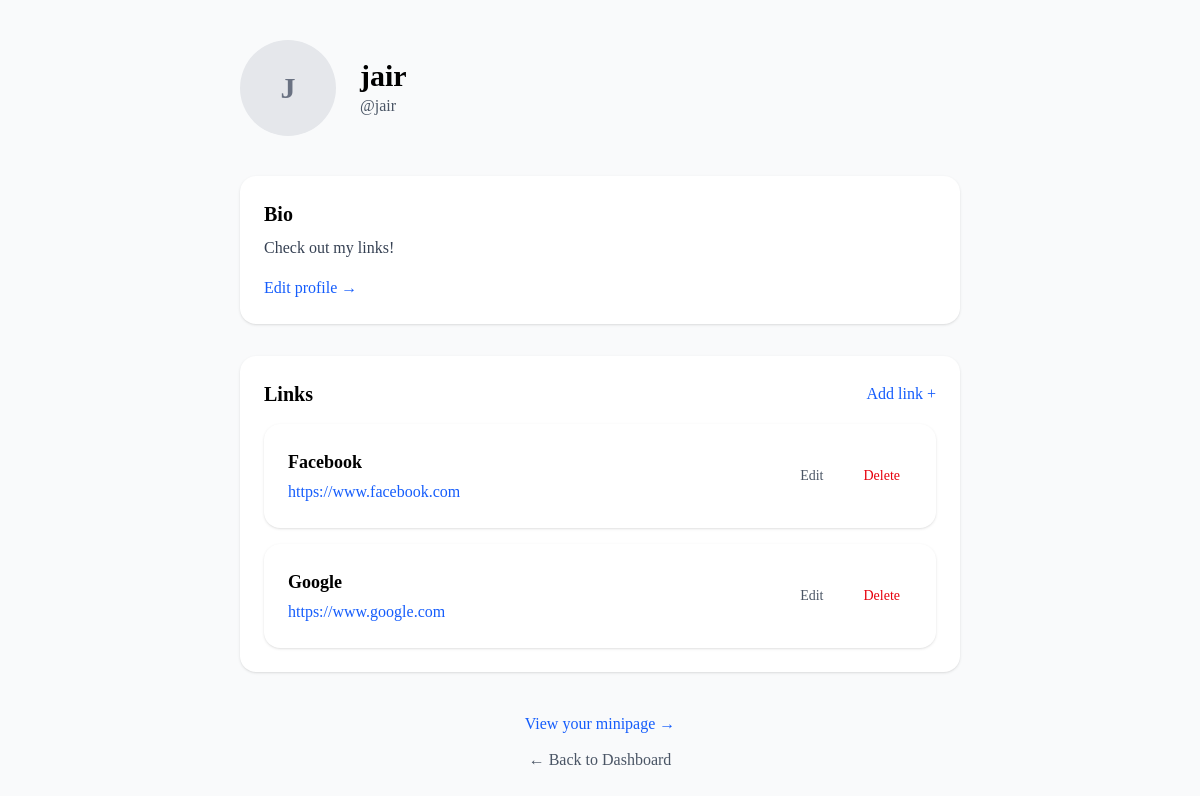
Screenshot of /profile/3 (signed in) with the database file from the repository.
### profiles/models.py (models this page shows)
class Profile(models.Model):
    user = models.OneToOneField(User, on_delete=models.CASCADE, related_name='profile')
    profile_name = models.CharField(max_length=100)
    bio = models.TextField()

class Link(models.Model):
    profile = models.ForeignKey(Profile, on_delete=models.CASCADE, related_name='links')
    title = models.CharField(max_length=100)
    url = models.URLField()

### profiles/views.py (the view)
# urls.py: path('<int:profile_id>', views.profile_detail, name='profile_detail'),
@login_required
def profile_detail(request, profile_id):
    profile = get_object_or_404(Profile, pk=profile_id)
    links = profile.links.all()
    if profile.user == request.user:
        return render(request, 'profiles/profile_detail.html',
                      {'profile': profile, 'links': links})
    else:
        messages.warning(request, "You are not allowed to see this page.")
        return redirect('core:home')

### profiles/templates/profiles/profile_detail.html (shortened to what this page needs)
{% extends 'core/base.html' %}
{% block content %}
<div class="max-w-3xl mx-auto px-6">
    <div class="flex items-center gap-6 mb-10">
        <div class="w-24 h-24 bg-gray-200 rounded-full flex items-center justify-center text-3xl font-semibold text-gray-500">
            {{ profile.profile_name|first|upper }}
        </div>
        <div>
            <h1 class="text-3xl font-bold">{{ profile.profile_name }}</h1>
            <p class="text-gray-600">@{{ profile.user.username }}</p>
        </div>
    </div>
    <div class="bg-white p-6 rounded-2xl shadow mb-8">
        <h2 class="text-xl font-semibold mb-2">Bio</h2>
        <p class="text-gray-700">{{ profile.bio|default:"No bio added yet." }}</p>
        <a href="{% url 'profiles:edit_profile' profile.id %}"
           class="inline-block mt-4 text-blue-600 hover:underline font-medium">
            Edit profile →
        </a>
    </div>
    <div class="bg-white p-6 rounded-2xl shadow mb-8">
        <div class="flex items-center justify-between mb-4">
            <h2 class="text-xl font-semibold">Links</h2>
            <a href="{% url 'profiles:add_link' profile.id %}"
               class="text-blue-600 hover:underline font-medium">
                Add link +
            </a>
        </div>
    {% if links %}
        <ul class="space-y-4">
            {% for link in links %}
                <li class="bg-white p-6 rounded-2xl shadow hover:shadow-lg transition flex justify-between items-center">
                    <div>
                        <p class="text-lg font-semibold mb-1">{{ link.title }}</p>
                        <a href="{{ link.url }}" target="_blank" class="text-blue-600 hover:underline">
                            {{ link.url }}
                        </a>
                    </div>
                    <div class="flex space-x-4">
                        <a href="{% url 'profiles:edit_link' profile.id link.id %}"
                           class="px-3 py-1 text-sm text-gray-600 hover:text-gray-800 font-medium rounded-lg transition">
                            Edit
                        </a>
                        <form action="{% url 'profiles:delete_link' profile.id link.id %}" method="post" onsubmit="return confirm('Are you sure you want to delete this link?');">
                            <button type="submit"
                                    class="px-3 py-1 text-sm text-red-600 hover:text-red-800 font-medium rounded-lg transition">
                                Delete
                            </button>
                        </form>
                    </div>
                </li>
        {% endfor %}
        </ul>
        {% else %}
            <p class="text-gray-600">No links added yet.</p>
    {% endif %}
    </div>
<div class="flex flex-col items-center gap-3 mt-10">
    <a href="{% url 'core:minipage' profile.user.username %}"
       class="text-blue-600 font-medium hover:underline">
        View your minipage →
    </a>
    <a href="{% url 'core:home' %}"
       class="text-gray-600 font-medium hover:underline">
        ← Back to Dashboard
    </a>
</div>
</div>
{% endblock %}

### rows the page displays
Profile: profile_name|first "J", profile_name "jair", user.username "jair", bio "Check out my links!"
Link: title "Facebook", url "https://www.facebook.com"
Link: title "Google", url "https://www.google.com"
